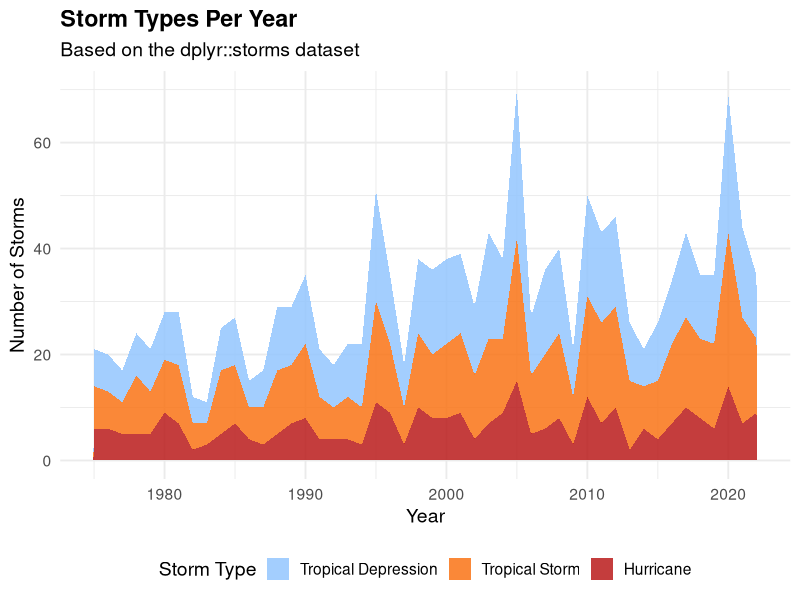

Here is the R script that generated this plot:
## ---- chunk 1
#| include: false
suppressPackageStartupMessages(library(tidyverse))
## ---- chunk 2
storms %>%
  filter(status %in% c("tropical depression", "tropical storm", "hurricane")) %>%
  mutate(status = factor(status, levels = c("tropical depression", "tropical storm", "hurricane"))) %>%
  distinct(name, year, status) %>%
  count(year, status) %>%
  complete(year, status, fill = list(n = 0)) %>%
  ggplot(aes(x = year, y = n, fill = status)) +
  geom_area(position = "stack", alpha = 0.85) +
  scale_fill_manual(
    values = c(
      "tropical depression" = "#93C5FD",
      "tropical storm" = "#F97316",
      "hurricane" = "#B91C1C"
    ),
    labels = c(
      "tropical depression" = "Tropical Depression",
      "tropical storm" = "Tropical Storm",
      "hurricane" = "Hurricane"
    )
  ) +
  labs(
    title = "Storm Types Per Year",
    subtitle = "Based on the dplyr::storms dataset",
    x = "Year",
    y = "Number of Storms",
    fill = "Storm Type"
  ) +
  theme_minimal(base_size = 14) +
  theme(
    legend.position = "bottom",
    plot.title = element_text(face = "bold")
  )
